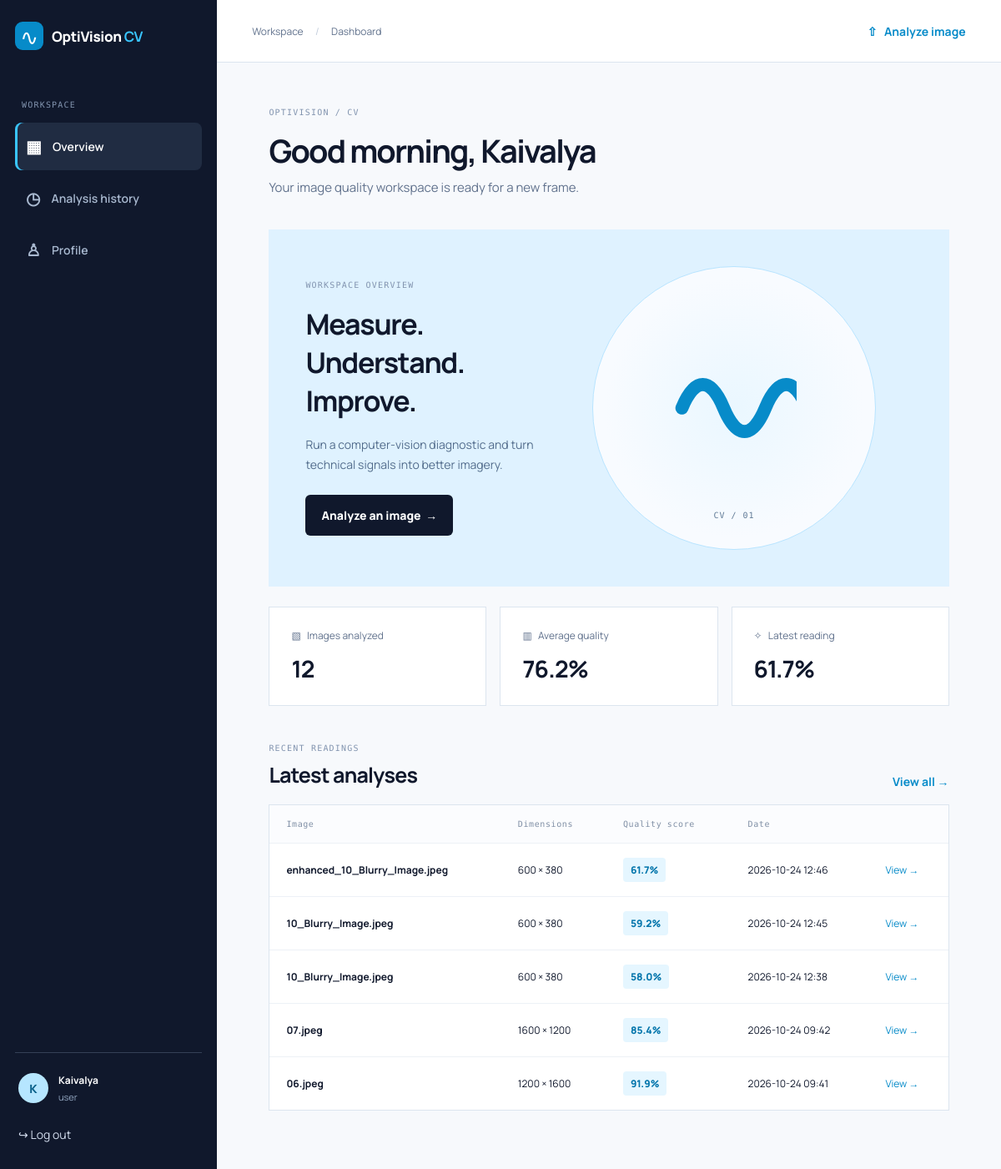
/dashboard (signed in), run on the app's committed database.
### tables this page shows
CREATE TABLE users(
            id INTEGER PRIMARY KEY AUTOINCREMENT,
            name TEXT NOT NULL, email TEXT NOT NULL UNIQUE,
            password_hash TEXT NOT NULL, role TEXT NOT NULL DEFAULT 'user',
            active INTEGER NOT NULL DEFAULT 1, created_at TEXT NOT NULL
        );

CREATE TABLE analyses(
            id INTEGER PRIMARY KEY AUTOINCREMENT,
            user_id INTEGER NOT NULL, filename TEXT NOT NULL, stored_name TEXT NOT NULL,
            width INTEGER, height INTEGER, score REAL, metrics TEXT NOT NULL,
            created_at TEXT NOT NULL,
            FOREIGN KEY(user_id) REFERENCES users(id)
        );

### app.py (the view)
@app.route("/dashboard")
@login_required
def dashboard():
    user = current_user()
    with db() as con:
        rows = con.execute("SELECT * FROM analyses WHERE user_id=? ORDER BY id DESC LIMIT 5",(user["id"],)).fetchall()
        stats = con.execute("SELECT COUNT(*) n, AVG(score) avg FROM analyses WHERE user_id=?",(user["id"],)).fetchone()
    return render_template("dashboard.html", rows=rows, stats=stats)

### app.py (called while the page is built)
def db():
    conn = sqlite3.connect(DB_PATH)
    conn.row_factory = sqlite3.Row
    return conn

def current_user():
    if not session.get("user_id"): return None
    with db() as con:
        return con.execute("SELECT id,name,email,role,active,created_at FROM users WHERE id=?", (session["user_id"],)).fetchone()

@app.context_processor
def inject_user():
    return {"current_user": current_user()}

def login_required(fn):
    @wraps(fn)
    def wrapper(*args, **kwargs):
        user = current_user()
        if not user:
            flash("Please sign in to continue.", "info")
            return redirect(url_for("login"))
        if not user["active"]:
            session.clear()
            flash("This account is disabled. Contact the administrator.", "error")
            return redirect(url_for("login"))
        return fn(*args, **kwargs)
    return wrapper

### templates/dashboard.html (shortened to what this page needs)
{% extends "base.html" %}
{% block content %}
<div class="page-heading"><div class="eyebrow">OPTIVISION / CV</div><h1>Good {{ 'morning' }}, {{ current_user.name.split(' ')[0] }}</h1><p>Your image quality workspace is ready for a new frame.</p></div>
<section class="dashboard-hero">
    <div>
        <div class="eyebrow">WORKSPACE OVERVIEW</div>
        <h2>Measure. Understand. Improve.</h2>
        <p>Run a computer-vision diagnostic and turn technical signals into better imagery.</p>
        <a class="button" href="{{ url_for('upload') }}">Analyze an image&nbsp; →</a>
    </div>
    <div class="image-symbol signal-art">
        <svg width="150" height="150" viewBox="0 0 24 24" fill="none" stroke="currentColor" stroke-width="2.5" stroke-linecap="round" stroke-linejoin="round">
            <path d="M2 12c2.5-6 5.5-6 8 0s5.5 6 8 0 5.5-6 8 0"></path>
        </svg>
        <small>CV / 01</small>
    </div>
</section>
<div class="stats-grid"><article class="stat-card"><span>▧ &nbsp; Images analyzed</span><strong>{{ stats.n }}</strong></article><article class="stat-card"><span>▥ &nbsp; Average quality</span><strong>{{ ('%.1f'|format(stats.avg)) ~ '%' if stats.avg is not none else '—' }}</strong></article><article class="stat-card"><span>✧ &nbsp; Latest reading</span><strong>{{ ('%.1f'|format(rows[0].score)) ~ '%' if rows else '—' }}</strong></article></div>
<div class="section-title"><div><div class="eyebrow">RECENT READINGS</div><h2>Latest analyses</h2></div><a href="{{ url_for('history') }}">View all →</a></div>
{% if rows %}<div class="table-card"><table><thead><tr><th>Image</th><th>Dimensions</th><th>Quality score</th><th>Date</th><th></th></tr></thead><tbody>{% for row in rows %}<tr><td>{{ row.filename }}</td><td>{{ row.width }} × {{ row.height }}</td><td><span class="score-pill">{{ '%.1f'|format(row.score) }}%</span></td><td>{{ row.created_at[:16].replace('T',' ') }}</td><td><a href="{{ url_for('result',analysis_id=row.id) }}">View →</a></td></tr>{% endfor %}</tbody></table></div>{% else %}<div class="empty-state"><div class="upload-icon">⇧</div><h3>No readings yet</h3><p>Upload your first image to see measured quality signals here.</p><a class="button" href="{{ url_for('upload') }}">Upload an image</a></div>{% endif %}
{% endblock %}

### templates/base.html (shortened to what this page needs)
<!doctype html>
<html lang="en">
<head>
  <link rel="stylesheet" href="{{ url_for('static', filename='style.css') }}">
</head>
<body>
{% if current_user %}
<div class="app-shell">
  <aside class="sidebar">
    <a class="brand" href="{{ url_for('dashboard') }}"><span class="brand-icon">∿</span><span>OptiVision <b>CV</b></span></a>
    <div class="side-label">WORKSPACE</div>
    <nav>
      <a class="{{ 'active' if request.endpoint == 'dashboard' else '' }}" href="{{ url_for('dashboard') }}"><span>▦</span> Overview</a>
      <a class="{{ 'active' if request.endpoint == 'history' else '' }}" href="{{ url_for('history') }}"><span>◷</span> Analysis history</a>
      <a class="{{ 'active' if request.endpoint == 'profile' else '' }}" href="{{ url_for('profile') }}"><span>♙</span> Profile</a>
    </nav>
    <div class="sidebar-bottom">
      <div class="avatar">{{ current_user.name[:1]|upper }}</div>
      <div class="account"><strong>{{ current_user.name }}</strong><small>{{ current_user.role }}</small></div>
      <a class="logout" href="{{ url_for('logout') }}">↪ Log out</a>
    </div>
  </aside>
  <main class="main-area">
    <header class="topbar"><div class="crumb">Workspace <span>/</span> {{ request.endpoint|replace('_',' ') }}</div><a class="top-upload" href="{{ url_for('upload') }}">⇧ &nbsp; Analyze image</a></header>
    <section class="page-content">
{% endif %}
{% block content %}{% endblock %}
{% if current_user %}</section></main></div>{% else %}</main>{% endif %}
</body></html>

### data on the page
users: name "K", name "Kaivalya", role "user"
analyses: score "61.7%", filename "enhanced_10_Blurry_Image.jpeg", width "600", height "380", score "61.7", created_at "2026-10-24 12:46"
analyses: filename "10_Blurry_Image.jpeg", width "600", height "380", score "59.2", created_at "2026-10-24 12:45"
analyses: filename "10_Blurry_Image.jpeg", width "600", height "380", score "58.0", created_at "2026-10-24 12:38"
analyses: filename "07.jpeg", width "1600", height "1200", score "85.4", created_at "2026-10-24 09:42"
analyses: filename "06.jpeg", width "1200", height "1600", score "91.9", created_at "2026-10-24 09:41"

### other printed values
{{ request.endpoint|replace('_',' ') }} "Dashboard"
{{ 'morning' }} "morning"
{{ stats.n }} "12"
{{ ('%.1f'|format(stats.avg)) ~ '%' if stats.avg is not none else '—' }} "76.2%"
